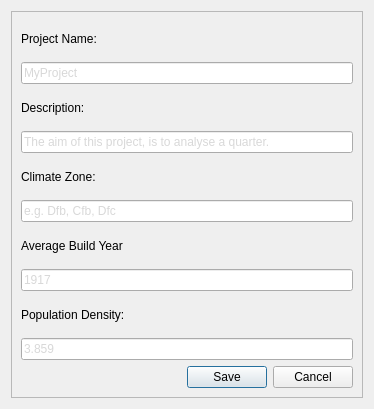
<?xml version="1.0" encoding="UTF-8"?>
<ui version="4.0">
 <class>project_settings_form</class>
 <widget class="QDialog" name="project_settings_form">
  <property name="geometry">
   <rect>
    <x>0</x>
    <y>0</y>
    <width>374</width>
    <height>409</height>
   </rect>
  </property>
  <property name="windowTitle">
   <string>Dialog</string>
  </property>
  <property name="styleSheet">
   <string notr="true">#form QLineEdit {
	color: rgb(151, 151, 151,95);
}

#form QLineEdit:focus {
	color: rgb(0,0,0);
}</string>
  </property>
  <layout class="QVBoxLayout" name="verticalLayout">
   <item>
    <widget class="QFrame" name="form">
     <property name="styleSheet">
      <string notr="true"/>
     </property>
     <property name="frameShape">
      <enum>QFrame::StyledPanel</enum>
     </property>
     <property name="frameShadow">
      <enum>QFrame::Raised</enum>
     </property>
     <layout class="QGridLayout" name="gridLayout">
      <property name="horizontalSpacing">
       <number>15</number>
      </property>
      <property name="verticalSpacing">
       <number>-1</number>
      </property>
      <item row="0" column="0">
       <widget class="QLabel" name="label">
        <property name="toolTip">
         <string>Name of the project</string>
        </property>
        <property name="text">
         <string>Project Name:</string>
        </property>
       </widget>
      </item>
      <item row="1" column="0">
       <widget class="QLineEdit" name="project_name">
        <property name="toolTip">
         <string>Name of the project</string>
        </property>
        <property name="text">
         <string>MyProject</string>
        </property>
       </widget>
      </item>
      <item row="2" column="0">
       <widget class="QLabel" name="label_2">
        <property name="toolTip">
         <string>Short description of the project</string>
        </property>
        <property name="text">
         <string>Description:</string>
        </property>
       </widget>
      </item>
      <item row="3" column="0">
       <widget class="QLineEdit" name="description">
        <property name="text">
         <string>The aim of this project, is to analyse a quarter.</string>
        </property>
       </widget>
      </item>
      <item row="4" column="0">
       <widget class="QLabel" name="label_3">
        <property name="toolTip">
         <string>Köppen–Geiger climate classification of the investigation area (for more informatoin visit: http://en.wikipedia.org/wiki/Köppen_climate_classification)</string>
        </property>
        <property name="text">
         <string>Climate Zone:</string>
        </property>
       </widget>
      </item>
      <item row="5" column="0">
       <widget class="QLineEdit" name="climate_zone">
        <property name="text">
         <string>e.g. Dfb, Cfb, Dfc</string>
        </property>
       </widget>
      </item>
      <item row="6" column="0">
       <widget class="QLabel" name="label_4">
        <property name="toolTip">
         <string>Average year of construction on the building stock</string>
        </property>
        <property name="text">
         <string>Average Build Year</string>
        </property>
       </widget>
      </item>
      <item row="7" column="0">
       <widget class="QLineEdit" name="average_build_year">
        <property name="text">
         <string>1917</string>
        </property>
       </widget>
      </item>
      <item row="8" column="0">
       <widget class="QLabel" name="label_5">
        <property name="toolTip">
         <string>Population density of the investigation area (inhabitants per square kilometre)</string>
        </property>
        <property name="text">
         <string>Population Density:</string>
        </property>
       </widget>
      </item>
      <item row="9" column="0">
       <widget class="QLineEdit" name="population_density">
        <property name="text">
         <string>3.859</string>
        </property>
       </widget>
      </item>
      <item row="10" column="0">
       <widget class="QDialogButtonBox" name="buttonBox">
        <property name="orientation">
         <enum>Qt::Horizontal</enum>
        </property>
        <property name="standardButtons">
         <set>QDialogButtonBox::Cancel|QDialogButtonBox::Save</set>
        </property>
       </widget>
      </item>
     </layout>
    </widget>
   </item>
  </layout>
 </widget>
 <resources/>
 <connections>
  <connection>
   <sender>buttonBox</sender>
   <signal>accepted()</signal>
   <receiver>project_settings_form</receiver>
   <slot>accept()</slot>
   <hints>
    <hint type="sourcelabel">
     <x>248</x>
     <y>254</y>
    </hint>
    <hint type="destinationlabel">
     <x>157</x>
     <y>274</y>
    </hint>
   </hints>
  </connection>
  <connection>
   <sender>buttonBox</sender>
   <signal>rejected()</signal>
   <receiver>project_settings_form</receiver>
   <slot>reject()</slot>
   <hints>
    <hint type="sourcelabel">
     <x>316</x>
     <y>260</y>
    </hint>
    <hint type="destinationlabel">
     <x>286</x>
     <y>274</y>
    </hint>
   </hints>
  </connection>
 </connections>
</ui>
